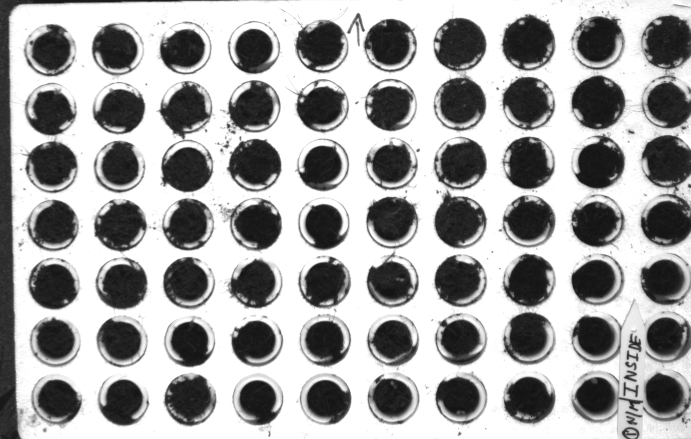
#> input picture outputs/Second Trial/01_Crop_Dual_Reference/Day 1/Tray 1/DJI_20260618124632_0008_MS_G.TIF, 1381 x 878 px (shown at 1/2 size)
$ python -i 03_cell_grid_detection.py   (imports and definitions only)
#> lines starting #> are read from the running program, lines starting #| are printed output that depends on the picture; after the words box and inside, x2 and y2 are one past the last pixel; in counts of white or black regions, pixels touching at a corner belong together
#> further down, picture is the input picture: shape (878, 1381, 3); min 16, max 255, mean 161.6
"""
SCRIPT 03 — 70 SQUARE CELL GRID DETECTION

Purpose
-------
Detect the fixed 7 x 10 = 70 planting-cell layout from the cropped D/RGB
tray images created by Script 01.

This script DOES:
- use cropped D/RGB images only
- fit one global 7 x 10 tray lattice
- create 70 square cell ownership zones
- save square overlays, coordinates, CSV reports and Excel reports
- mark uncertain fitted cells in yellow for targeted review

This script DOES NOT:
- count seedlings
- calculate germination rate
- calculate NDVI or NDRE
- use F preview images
- transfer RGB coordinates to multispectral images

Why squares?
------------
The square cell zone is larger than the physical cup. This allows a seedling
that grows slightly outside the cup rim to remain assigned to its original
planting cell during Script 04 visible-emergence analysis.
"""

from __future__ import annotations

import argparse
import csv
import json
import re
from pathlib import Path
from typing import Any

import cv2
import matplotlib

# [1 line not run here, left out]

import matplotlib.pyplot as plt
import numpy as np
from openpyxl import Workbook
from openpyxl.styles import Alignment, Border, Font, PatternFill, Side
from PIL import Image, ImageOps


# ============================================================
# 1) PATHS — CHANGE PROJECT_ROOT ONLY WHEN REUSING
# ============================================================

PROJECT_ROOT = Path(
    r"C:\Users\tshib\OneDrive\Desktop\Internship"
)

INPUT_ROOT = (
    PROJECT_ROOT
    / "outputs"
    / "Second Trial"
    / "01_Crop_Dual_Reference"
)

OUTPUT_ROOT = (
    PROJECT_ROOT
    / "outputs"
    / "Second Trial"
    / "03_Cell_Grid_Detection"
)


# ============================================================
# 2) TRAY SETTINGS
# ============================================================

ROWS = 7
COLS = 10
EXPECTED_CELLS = ROWS * COLS

DAY_NAME_TO_ORDER = {
    "day 1": 1,
    "day 2": 2,
    "day 3": 3,
    "day 4": 4,
    "day 5": 5,
    "day 9": 9,
    "first day": 1,
    "second day": 2,
    "third day": 3,
    "fourth day": 4,
    "fifth day": 5,
    "ninth day": 9,
}

# Images are temporarily resized only to speed up auto detection.
# Saved coordinates remain in the original cropped-image resolution.
DEFAULT_MAX_DIMENSION = 1800

# Square side length as a fraction of the smaller grid pitch.
# 0.90 keeps a narrow gap between neighbouring ownership zones.
DEFAULT_SQUARE_ZONE_RATIO = 0.90

# Automatic quality thresholds.
PASS_MIN_DIRECT_CELLS = 60
PASS_MAX_GRID_ERROR = 0.16

CHECK_MIN_DIRECT_CELLS = 45
CHECK_MAX_GRID_ERROR = 0.30


# ============================================================
# 3) GENERAL HELPERS
# ============================================================

# [23 lines left out: functions natural_key, day_sort_key, parse_filter_list, not called in this run]


def tray_number_from_name(tray_name: str):
    match = re.search(r"(\d+)", tray_name)
    return int(match.group(1)) if match else ""


def safe_name(text: str):
    return re.sub(r"[^A-Za-z0-9_.-]+", "_", text)


# [8 lines left out: function relative_path, not called in this run]


def record_key(day: str, tray: str, capture_id: str):
    return f"{day}|{tray}|{capture_id}"


# [92 lines left out: functions numeric_or_default, parse_d_image, find_d_images, read_rgb, resize_for_detection, not called in this run]


# ============================================================
# 6) Hough Candidate Evidence
# ============================================================

def candidate_evidence(
    grayscale: np.ndarray,
    x_value: float,
    y_value: float,
    radius: float,
    dark_threshold: float,
):
    """
    A real planting cup usually has:
    - dark soil/mulch in its core
    - a lighter white rim around the outside

    This rejects false Hough detections on blank foam background.
    """

    height, width = grayscale.shape[:2]

    outer_radius = max(8, int(round(radius * 1.15)))

    x0 = max(0, int(round(x_value)) - outer_radius)
    x1 = min(width, int(round(x_value)) + outer_radius + 1)

    y0 = max(0, int(round(y_value)) - outer_radius)
    y1 = min(height, int(round(y_value)) + outer_radius + 1)

    if x1 <= x0 or y1 <= y0:
        return {
            "core_dark_fraction": 0.0,
            "contrast": -999.0,
            "quality": -999.0,
        }

    crop = grayscale[y0:y1, x0:x1].astype(np.float32)

    yy, xx = np.ogrid[y0:y1, x0:x1]

    distance = np.sqrt(
        (xx - x_value) ** 2
        + (yy - y_value) ** 2
    )

    core_mask = distance <= radius * 0.48

    ring_mask = (
        (distance >= radius * 0.70)
        & (distance <= radius * 1.08)
    )

    if (
        np.count_nonzero(core_mask) < 20
        or np.count_nonzero(ring_mask) < 20
    ):
        return {
            "core_dark_fraction": 0.0,
            "contrast": -999.0,
            "quality": -999.0,
        }

    core_values = crop[core_mask]
    ring_values = crop[ring_mask]

    core_dark_fraction = float(
        np.mean(core_values <= dark_threshold)
    )

    core_mean = float(np.mean(core_values))
    ring_mean = float(np.mean(ring_values))

    contrast = ring_mean - core_mean

    quality = (
        core_dark_fraction * 100.0
        + max(0.0, contrast)
    )

    return {
        "core_dark_fraction": core_dark_fraction,
        "contrast": contrast,
        "quality": quality,
    }


def suppress_duplicates(
    candidates: list[dict],
    minimum_distance: float,
):
    """
    Hough detection can return multiple circles for one cup.
    Keep the strongest evidence candidate within each local neighbourhood.
    """

    selected = []

    for candidate in sorted(
        candidates,
        key=lambda item: item["quality"],
        reverse=True,
    ):
        close_to_existing = False

        for kept in selected:
            distance = np.hypot(
                candidate["x"] - kept["x"],
                candidate["y"] - kept["y"],
            )

            if distance < minimum_distance:
                close_to_existing = True
                break

        if not close_to_existing:
            selected.append(candidate)

    return selected


def detect_pot_candidates(rgb: np.ndarray):
    """
    Detect likely cup centres using Hough circles and reject background
    false positives using dark-soil / light-rim evidence.
    """

    grayscale = cv2.cvtColor(
        rgb,
        cv2.COLOR_RGB2GRAY,
    )

    grayscale = cv2.createCLAHE(
        clipLimit=2.0,
        tileGridSize=(8, 8),
    ).apply(grayscale)
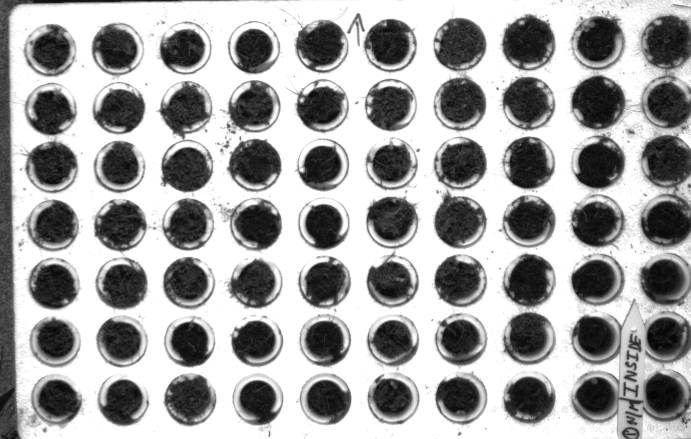
#> grayscale: shape (878, 1381) (shown at 1/2 size); min 2, max 255, mean 162.3

    blurred = cv2.GaussianBlur(
        grayscale,
        (5, 5),
        0,
    )

    height, width = grayscale.shape[:2]
#> height = 878; width = 1381

    estimated_pitch = min(
        width / COLS,
        height / ROWS,
    )
#> estimated_pitch = 125.4

    min_distance = max(
        20,
        int(round(estimated_pitch * 0.42)),
    )
#> min_distance = 53

    min_radius = max(
        8,
        int(round(estimated_pitch * 0.16)),
    )
#> min_radius = 20

    max_radius = max(
        min_radius + 6,
        int(round(estimated_pitch * 0.52)),
    )
#> max_radius = 65

    dark_threshold = float(
        np.percentile(grayscale, 55)
    )
#> dark_threshold = 225

    raw_candidates = []

    # Multiple thresholds improve recovery under different lighting.
    for param2 in [58, 52, 46, 40, 34, 28]:
        circles = cv2.HoughCircles(
            blurred,
            cv2.HOUGH_GRADIENT,
            dp=1.2,
            minDist=min_distance,
            param1=100,
            param2=param2,
            minRadius=min_radius,
            maxRadius=max_radius,
        )

        if circles is None:
            continue

        for x_value, y_value, radius in np.round(
            circles[0]
        ).astype(np.float32):
            evidence = candidate_evidence(
                grayscale,
                float(x_value),
                float(y_value),
                float(radius),
                dark_threshold,
            )

            raw_candidates.append(
                {
                    "x": float(x_value),
                    "y": float(y_value),
                    "raw_radius": float(radius),
                    **evidence,
                }
            )
#> this loop made 6 passes
#> pass 1, in candidate_evidence, `crop = grayscale[y0:y1, x0:x1].astype(np.float32)`:
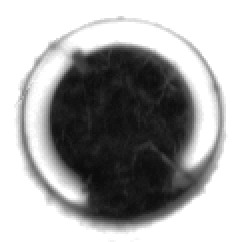
#> crop: shape (121, 121) float32 (shown 2 times larger); min 12, max 255, mean 165.5
#> pass 1, in candidate_evidence (call 2), `crop = grayscale[y0:y1, x0:x1].astype(np.float32)`:
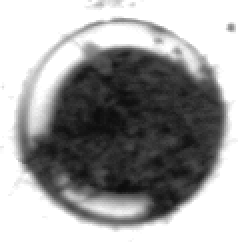
#> crop: shape (121, 121) float32 (shown 2 times larger); min 12, max 255, mean 158.2
#> pass 1, in candidate_evidence (call 2), `distance = np.sqrt( (xx - x_value) ** 2 + (yy - y_value) ** 2 )`:
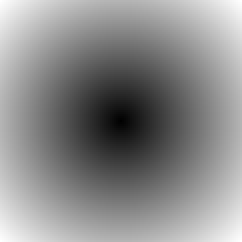
#> distance: shape (121, 121) float64 (shown 2 times larger); min 0, max 84.85, mean 46.3; drawn with min black and max white
#> pass 1, in candidate_evidence (call 2), `core_mask = distance <= radius * 0.48`:
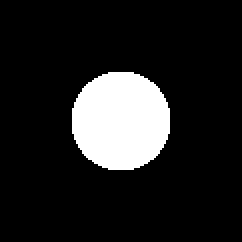
#> core_mask: shape (121, 121) bool (shown 2 times larger); 13.3% white; 1 white region, box (x1, y1, x2, y2) and area: (36, 36, 85, 85) 1941

    if not raw_candidates:
        raise ValueError(
            "No circular planting-cup candidates were detected."
        )

    # Background false detections usually have little dark soil evidence.
    usable = [
        item
        for item in raw_candidates
        if item["core_dark_fraction"] >= 0.06
        and item["quality"] > 8.0
    ]

    # Preserve the strongest candidates if strict filtering was too severe.
    if len(usable) < 35:
        usable = sorted(
            raw_candidates,
            key=lambda item: item["quality"],
            reverse=True,
        )[:160]

    usable = suppress_duplicates(
        usable,
        minimum_distance=max(
            10.0,
            estimated_pitch * 0.22,
        ),
    )

    usable = sorted(
        usable,
        key=lambda item: item["quality"],
        reverse=True,
    )[:160]

    if len(usable) < 35:
        raise ValueError(
            f"Only {len(usable)} usable cup-centre candidates remained."
        )

    return usable, {
        "estimated_pitch": estimated_pitch,
        "candidate_count": len(usable),
    }


# ============================================================
# 7) GLOBAL 7 x 10 GRID FITTING
# ============================================================

# [1717 lines left out: functions cluster_1d_centres, build_grid_nodes, greedy_match, fit_affine_grid, auto_detect_square_grid, get_manual_corner_centres and 10 more, not called in this run]


# [2 lines not run here, left out]

>>> import cv2
>>> picture = cv2.cvtColor(cv2.imread('../../outputs/Second Trial/01_Crop_Dual_Reference/Day 1/Tray 1/DJI_20260618124632_0008_MS_G.TIF'), cv2.COLOR_BGR2RGB)
>>> result = detect_pot_candidates(picture)

$ run again, on outputs/Second Trial/01_Crop_Dual_Reference/Day 1/Tray 7/DJI_20260618123812_0002_MS_RE.TIF
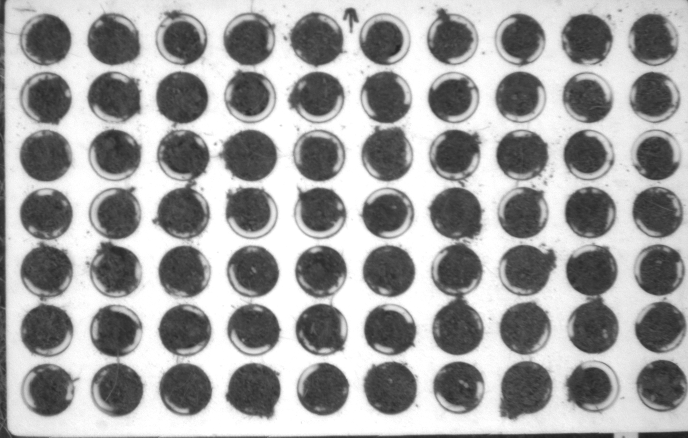
#> input picture outputs/Second Trial/01_Crop_Dual_Reference/Day 1/Tray 7/DJI_20260618123812_0002_MS_RE.TIF, 1376 x 875 px (shown at 1/2 size)
#> picture is the input picture: shape (875, 1376, 3); min 28, max 255, mean 161.7
#> dark_threshold = 178
#> the loop in detect_pot_candidates, `for param2 in [58, 52, 46, 40, 34, 28]:` made 6 passes
#> pass 1, in candidate_evidence, `crop = grayscale[y0:y1, x0:x1].astype(np.float32)`:
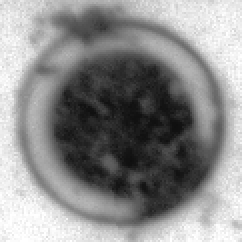
#> crop: shape (121, 121) float32 (shown 2 times larger); min 14, max 255, mean 139.3
#> pass 1, in candidate_evidence (call 2), `core_mask = distance <= radius * 0.48`:
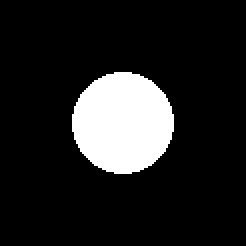
#> core_mask: shape (123, 123) bool (shown 2 times larger); 13.4% white; 1 white region, box (x1, y1, x2, y2) and area: (36, 36, 87, 87) 2025

$ run again, on outputs/Second Trial/01_Crop_Dual_Reference/Day 2/Tray 4/DJI_20260620131233_0004_MS_G.TIF
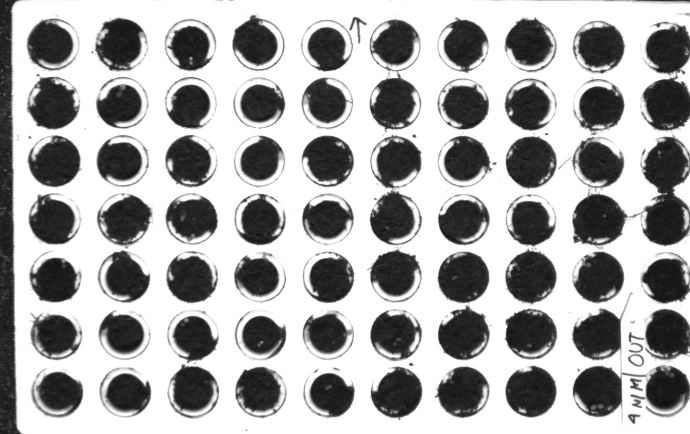
#> input picture outputs/Second Trial/01_Crop_Dual_Reference/Day 2/Tray 4/DJI_20260620131233_0004_MS_G.TIF, 1380 x 868 px (shown at 1/2 size)
#> picture is the input picture: shape (868, 1380, 3); min 17, max 255, mean 165.4
#> dark_threshold = 255
#> the loop in detect_pot_candidates, `for param2 in [58, 52, 46, 40, 34, 28]:` made 6 passes
#> pass 1, in candidate_evidence, `crop = grayscale[y0:y1, x0:x1].astype(np.float32)`:
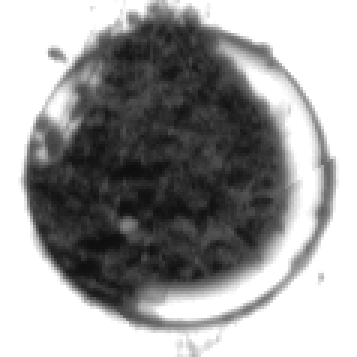
#> crop: shape (119, 119) float32 (shown 3 times larger); min 14, max 255, mean 156.2
#> pass 1, in candidate_evidence (call 2), `core_mask = distance <= radius * 0.48`:
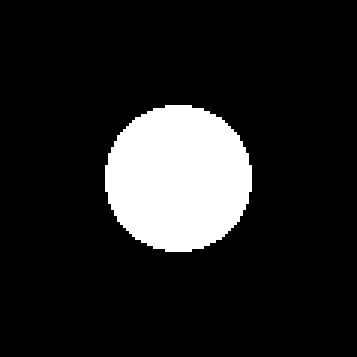
#> core_mask: shape (119, 119) bool (shown 3 times larger); 13.3% white; 1 white region, box (x1, y1, x2, y2) and area: (35, 35, 84, 84) 1885
